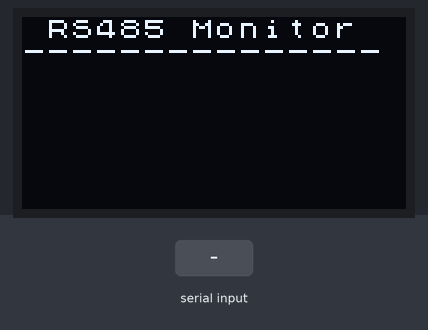
This program was run on a simulated Arduino Nano, built with avr-gcc and run on an emulated ATmega328P. Parts: 128×64 one-colour display. The inputs (shaded band) are chosen by the test bench. What the program prints to the serial monitor is not drawn.

Above: at 1.3 s.
1.4 s: "1" received over the second serial link
2.9 s: "0" received over the second serial link
At 3.9 s:
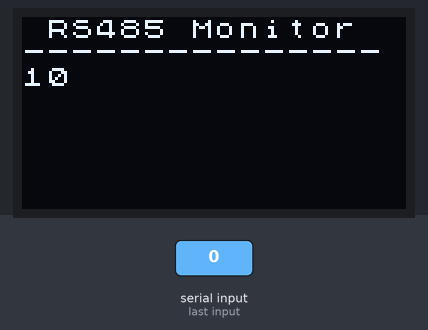
4.4 s: "2" received over the second serial link
At 5.2 s:
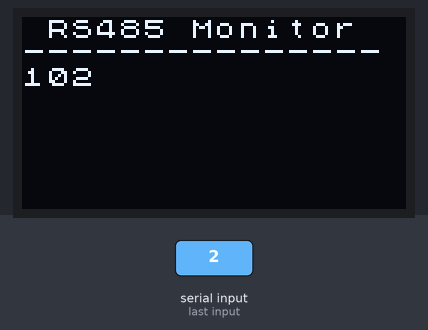
Timing chart, 0 to 7.4 s (numbered marks = the images above; inputs shaded):
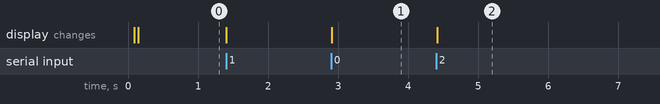

The program:

main.cpp
```cpp
#include <Arduino.h>

#include <U8x8lib.h>
#ifdef U8X8_HAVE_HW_SPI
#include <SPI.h>
#endif
#ifdef U8X8_HAVE_HW_I2C
#include <Wire.h>
#endif

U8X8_SH1106_128X64_NONAME_HW_I2C u8x8(U8X8_PIN_NONE);

#include <SoftwareSerial.h>
SoftwareSerial rs485(10, 11);

#define COLS 15
#define ROWS 6
char rx[ROWS][COLS + 1]; // 0x00 on the end

void setup()
{
  Serial.begin(9600);
  Serial.println("RS485 Monitor by Kevin Golding");

  u8x8.begin();
  u8x8.setFont(u8x8_font_chroma48medium8_r);
  u8x8.drawString(0, 0, " RS485 Monitor");
  u8x8.drawString(0, 1, "---------------");

  rs485.begin(9600);

  // Initiliase with spaces
  for (int row = 0; row < ROWS; row++)
  {
    for (int col = 0; col < COLS; col++)
    {
      rx[row][col] = 0x20;
    }
  }
}

int row = 0;
int col = -1;

void loop()
{
  while (rs485.available() > 0)
  {
    // Scroll by row
    col++;
    if (col == COLS)
    {
      row++;
      if (row == ROWS)
      { // Shift rows up
        row = ROWS - 1; // Last row
        for (int r = 1; r < ROWS; r++)
        {
          for (int c = 0; c < COLS; c++)
          {
            rx[r - 1][c] = rx[r][c];
          }
          u8x8.setCursor(0, r + 2);
          u8x8.print(rx[r]);
        }
        // Blank out last row
        for (int c = 0; c < COLS; c++)
        {
          rx[ROWS - 1][c] = 0x20;
        }
      }
      col = 0; // First col
    }

    // Read a byte
    rx[row][col] = rs485.read();

    // Write to USB serial
    Serial.print(rx[row][col]);

    // Replace control chars with a dot
    if (rx[row][col] < 0x20) {
      rx[row][col] = '.';
    }

    // Display the current row
    u8x8.setCursor(0, row + 2);
    u8x8.print(rx[row]);

    // Scroll char by char - too slow!
    // for (int row = 0; row < ROWS; row++)
    // {
    //   for (int col = 0; col < COLS; col++)
    //     if (col == 0)
    //     {
    //       if (row > 0)
    //       {
    //         rx[row - 1][COLS - 1] = rx[row][col]; // Shift up and to the end
    //       }
    //     }
    //     else
    //     {
    //       rx[row][col - 1] = rx[row][col]; // Shift left
    //     }
    // }

    // rx[ROWS - 1][COLS - 1] = rs485.read();
    // // Serial.print(b);

    // for (int row = 0; row < ROWS; row++)
    // {
    //   u8x8.setCursor(0, row + 2);
    //   u8x8.print(rx[row]);
    // };
  }
}
```

Measured:
- after the input at 2.9 s, the display: changes at once (image 1)
- after the input at 4.4 s, the display: changes at once (image 2)
